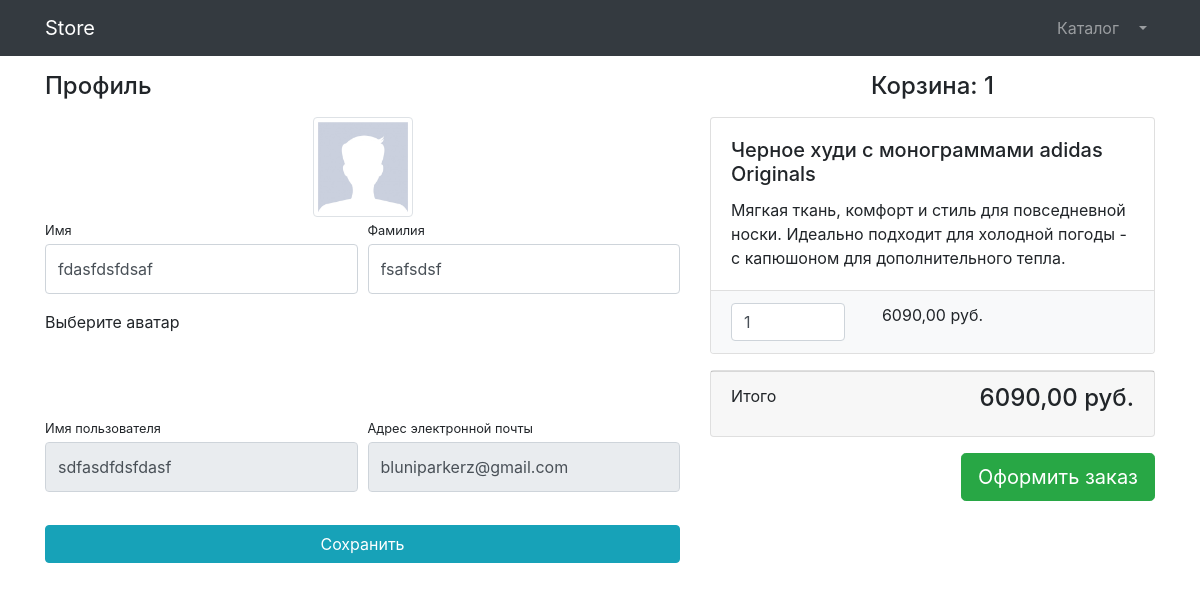
The page /users/profile/9/ (signed in) on the database its author committed.
### users/models.py (models this page shows)
class User(AbstractUser):
    image = models.ImageField(upload_to='users-images', null=True, blank=True)
    is_verified_email = models.BooleanField(default=False)

### products/models.py (models this page shows, shortened)
class Basket(models.Model):
    user = models.ForeignKey(User, on_delete=models.CASCADE)
    product = models.ForeignKey(to=Product, on_delete=models.CASCADE)
    quantity = models.PositiveSmallIntegerField(default=0)
    created_timestamp = models.DateTimeField(auto_now_add=True)
    objects = BasketQuerySet.as_manager()
    def sum(self):
        return self.product.price * self.quantity

class Product(models.Model):
    name = models.CharField(max_length=256)
    description = models.TextField()
    price = models.DecimalField(max_digits=12, decimal_places=2)
    quantity = models.PositiveIntegerField(default=0)
    image = models.ImageField(upload_to='products_images')
    category = models.ForeignKey(ProductCategory, on_delete=models.CASCADE)
    class Meta:
        verbose_name = 'Продукт'
        verbose_name_plural = 'Продукты'

### users/views.py (the view, shortened to what this page needs)
# urls.py: path('profile/<int:pk>/', login_required(UserProfileView.as_view()), name='profile'),
class UserProfileView(TitleMixin, UpdateView):
    model = User
    form_class = UserProfileForm
    template_name = 'users/profile.html'
    title = 'Store - Личный кабинет'

### users/forms.py
class UserProfileForm(UserChangeForm):
    first_name = forms.CharField(widget=forms.TextInput(attrs={
        'class': 'form-control py-4'
    }))
    last_name = forms.CharField(widget=forms.TextInput(attrs={
        'class': 'form-control py-4'
    }))
    image = forms.ImageField(widget=forms.FileInput(attrs={
        'class': 'custom-file-input'
    }), required=False)
    username = forms.CharField(widget=forms.TextInput(attrs={
        'class': 'form-control py-4', 'readonly': True
    }))
    email = forms.CharField(widget=forms.EmailInput(attrs={
        'class': 'form-control py-4', 'readonly': True
    }))
    class Meta:
        model = User
        fields = ('first_name', 'last_name', 'image', 'username', 'email')

### common/views.py (called while the page is built)
    def get_context_data(self, **kwargs):
        context = super(TitleMixin, self).get_context_data(**kwargs)
        context['title'] = self.title
        return context

### products/context_processors.py (called while the page is built)
def baskets(request):
    user = request.user
    return {'baskets': Basket.objects.filter(user=user) if user.is_authenticated else []}

### products/models.py (called while the page is built)
    def total_sum(self):
        return sum(basket.sum() for basket in self)

    def total_quantity(self):
        return sum(basket.quantity for basket in self)

### users/templates/users/profile.html (shortened to what this page needs)
{% extends 'products/base.html' %}
{% load static %}
{% block css %}
    <link href="{% static 'vendor/css/profile.css' %}" rel="stylesheet">
{% endblock %}
{% block content %}
    <div class="container">
        <div class="row">
            <div class="col-lg-7">
                <h4 class="mt-3 mb-3">Профиль</h4>
                <div class="col-lg-12 text-center">
                    <img width="100" height="100"
                         src="{% if user.image %} {{ user.image.url }} {% else %} {% static 'vendor/img/users/default_avatar.jpg' %} {% endif %}"
                         class="img-thumbnail">
                </div>
                <form action="{% url 'users:profile' user.id %}" method="post" enctype="multipart/form-data">
                    <div class="form-row">
                        <div class="col-lg-6">
                            <div class="form-group">
                                <label class="small mb-1" for="{{ form.first_name.id_for_label }}">Имя</label>
                                {{ form.first_name }}
                            </div>
                        </div>
                        <div class="col-lg-6">
                            <div class="form-group">
                                <label class="small mb-1" for="{{ form.last_name.id_for_label }}">Фамилия</label>
                                {{ form.last_name }}
                            </div>
                        </div>
                    </div>
                    <div class="form-row mb-2">
                        <div class="col-lg-12">
                            <div class="custom-file">
                                <label for="{{ form.image.id_for_label }}">Выберите аватар</label>
                            </div>
                        </div>
                    </div>
                    <div class="form-row">
                        <div class="col-lg-6">
                            <label class="small mb-1" for="{{ form.username.id_for_label }}">Имя пользователя</label>
                            {{ form.username }}
                        </div>
                        <div class="col-lg-6">
                            <label class="small mb-1" for="{{ form.email.id_for_label }}">Адрес электронной
                                почты</label>
                            {{ form.email }}
                        </div>
                    </div>
                    <div class="form-row">
                        <div class="col-lg-12" style="margin-top: 33px;">
                            <input class="btn btn-info btn-block" type="submit" value="Сохранить">
                        </div>
                    </div>
                </form>
            </div>
            <div class="col-lg-5">
                {% include 'products/baskets.html' %}
            </div>
        </div>
    </div>
{% endblock %}

### products/templates/products/baskets.html (shortened to what this page needs)
{% if baskets %}
    <h4 class="mt-3 mb-3 text-center">
        Корзина: {{ baskets.total_quantity }}
    </h4>
    {% for basket in baskets %}
        <div class="card mb-3">
            <div class="card-body">
                <h5 class="card-title">{{ basket.product.name }}</h5>
                <p class="card-text">{{ basket.product.description }}</p>
            </div>
            <ul class="list-group list-group-flush">
                <li class="list-group-item bg-light">
                    <div class="row text-center">
                        <div class="col-lg-4">
                            <input name="basketID" type="number" class="form-control"
                                   value="{{ basket.quantity }}" min="0">
                        </div>
                        <div class="col-lg-4">{{ basket.sum }} руб.</div>
                        <div class="col-lg-4">
                        </div>
                    </div>
                </li>
            </ul>
        </div>
    {% endfor %}
    <div class="card mb-3">
        <div class="card-footer">
            <p class="float-left">Итого</p>
            <h4 class="float-right">{{ baskets.total_sum }} руб.</h4>
        </div>
    </div>
    <a class="btn btn-success btn-lg float-right" href="../orders/order-create.html">
        Оформить заказ
    </a>
{% else %}
    <h4 class="mt-3 mb-3 text-center">
        Корзина пуста
    </h4>
{% endif %}

### rows shown on the page
User: first_name "fdasfdsfdsaf", last_name "fsafsdsf", username "sdfasdfdsfdasf", email "bluniparkerz@gmail.com"
Basket: total_quantity "1", product.name "Черное худи с монограммами adidas Originals", product.description "Мягкая ткань, комфорт и стиль для повседневной носки. Идеально подходит для холодной погоды - с капюшоном для дополнительного тепла.", basketID "1", sum "6090,00", total_sum "6090,00"
